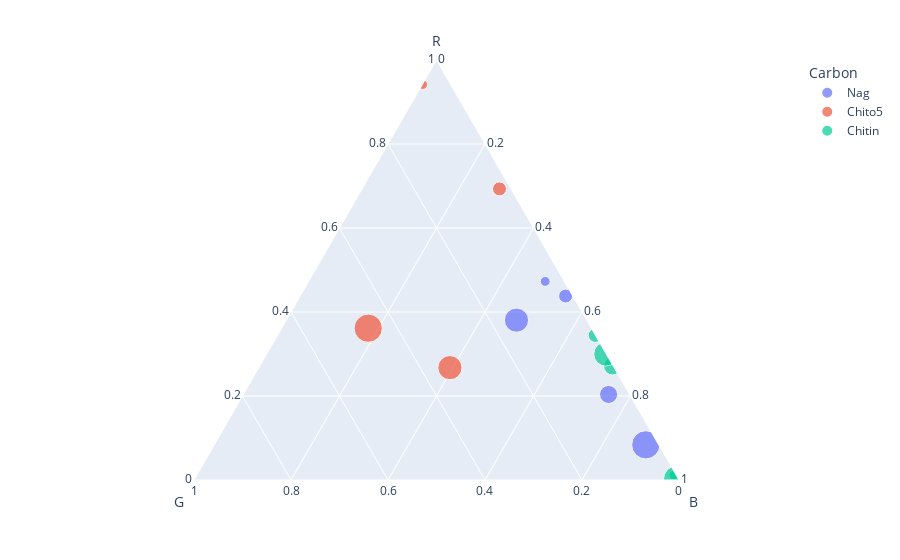

The cell this chart's notebook holds for it:
### Code cell
fig = px.scatter_ternary(pop_den_df[pop_den_df["Rep"] == "rep3"], a='R', b='G', c='B',
    size="Time", color="Carbon")
fig.write_image("results/rep3.pdf")
fig.show()

### Figure 1 — Plotly figure (JSON) as saved in the notebook; plotly's stock layout.template omitted (floating-point values rounded to 4 significant figures)
{"data": [{"a": [0.4811, 0.4728, 0.438, 0.2037, 0.3806, 0.08374], "b": [0.1349, 0.03945, 0.01486, 0.04332, 0.1448, 0.02658], "c": [0.3841, 0.4877, 0.5471, 0.753, 0.4746, 0.8897], "hovertemplate": "Carbon=Nag<br>R=%{a}<br>G=%{b}<br>B=%{c}<br>Time=%{marker.size}<extra></extra>", "legendgroup": "Nag", "marker": {"color": "#636efa", "size": [0, 11, 22, 37, 66, 90], "sizemode": "area", "sizeref": 0.225, "symbol": "circle"}, "mode": "markers", "name": "Nag", "showlegend": true, "subplot": "ternary", "type": "scatterternary"}, {"a": [0.4025, 0.9416, 0.6931, 0.2675, 0.3614], "b": [0.416, 0.0578, 0.02361, 0.3385, 0.4601], "c": [0.1815, 0.0005747, 0.2832, 0.3939, 0.1785], "hovertemplate": "Carbon=Chito5<br>R=%{a}<br>G=%{b}<br>B=%{c}<br>Time=%{marker.size}<extra></extra>", "legendgroup": "Chito5", "marker": {"color": "#EF553B", "size": [0, 11, 22, 66, 90], "sizemode": "area", "sizeref": 0.225, "symbol": "circle"}, "mode": "markers", "name": "Chito5", "showlegend": true, "subplot": "ternary", "type": "scatterternary"}, {"a": [0.01471, 0.01149, 0.3443, 0.2716, 0.3, 0.001153], "b": [0.001289, 0.004902, 0.0005663, 0.001093, 0.0008796, 0.002359], "c": [0.984, 0.9836, 0.6551, 0.7273, 0.6991, 0.9965], "hovertemplate": "Carbon=Chitin<br>R=%{a}<br>G=%{b}<br>B=%{c}<br>Time=%{marker.size}<extra></extra>", "legendgroup": "Chitin", "marker": {"color": "#00cc96", "size": [0, 11, 22, 37, 66, 90], "sizemode": "area", "sizeref": 0.225, "symbol": "circle"}, "mode": "markers", "name": "Chitin", "showlegend": true, "subplot": "ternary", "type": "scatterternary"}], "layout": {"legend": {"itemsizing": "constant", "title": {"text": "Carbon"}, "tracegroupgap": 0}, "margin": {"t": 60}, "ternary": {"aaxis": {"title": {"text": "R"}}, "baxis": {"title": {"text": "G"}}, "caxis": {"title": {"text": "B"}}, "domain": {"x": [0, 1], "y": [0, 1]}}}}
